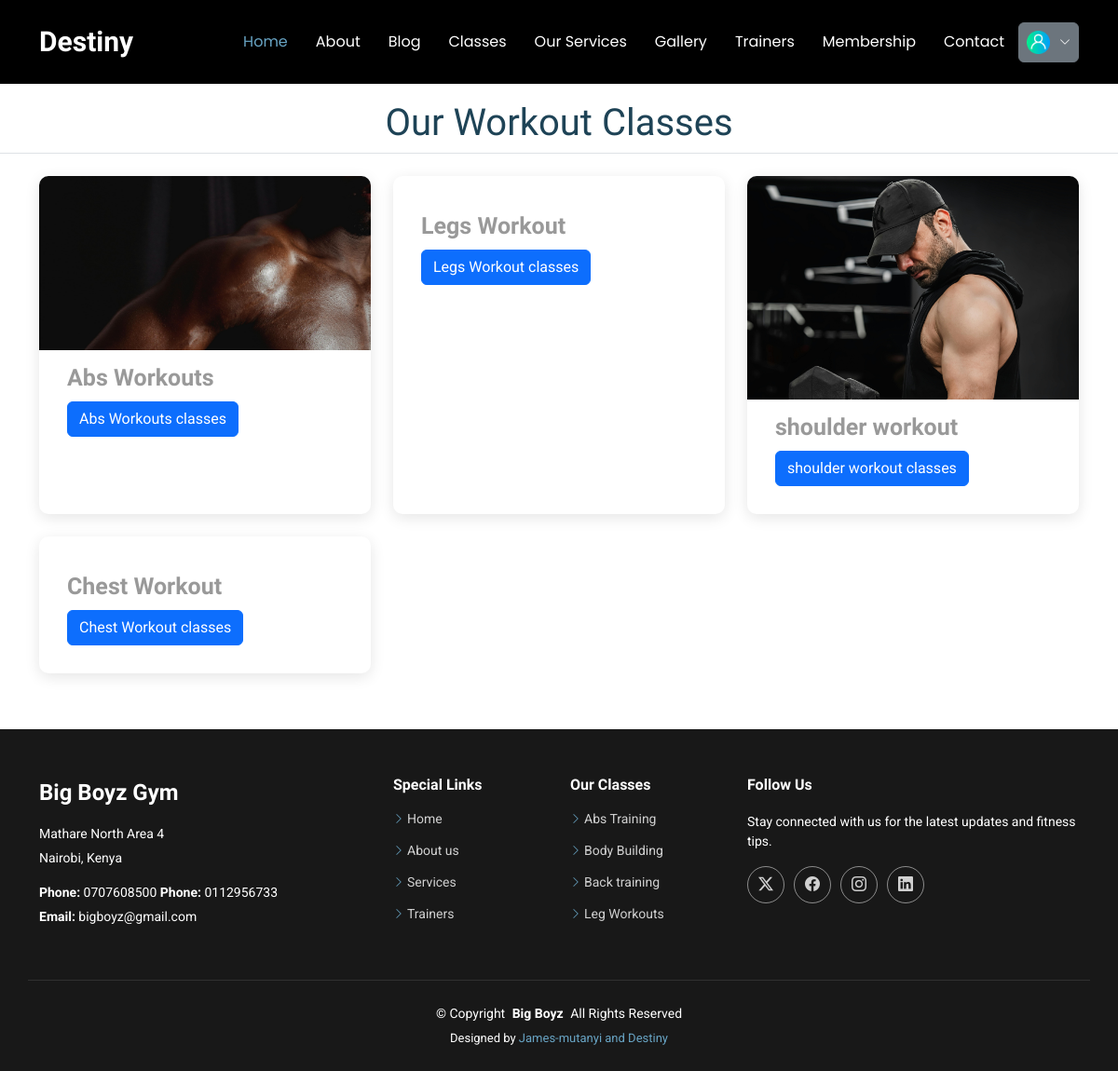
/workout, run on an earlier commit of the app's database.
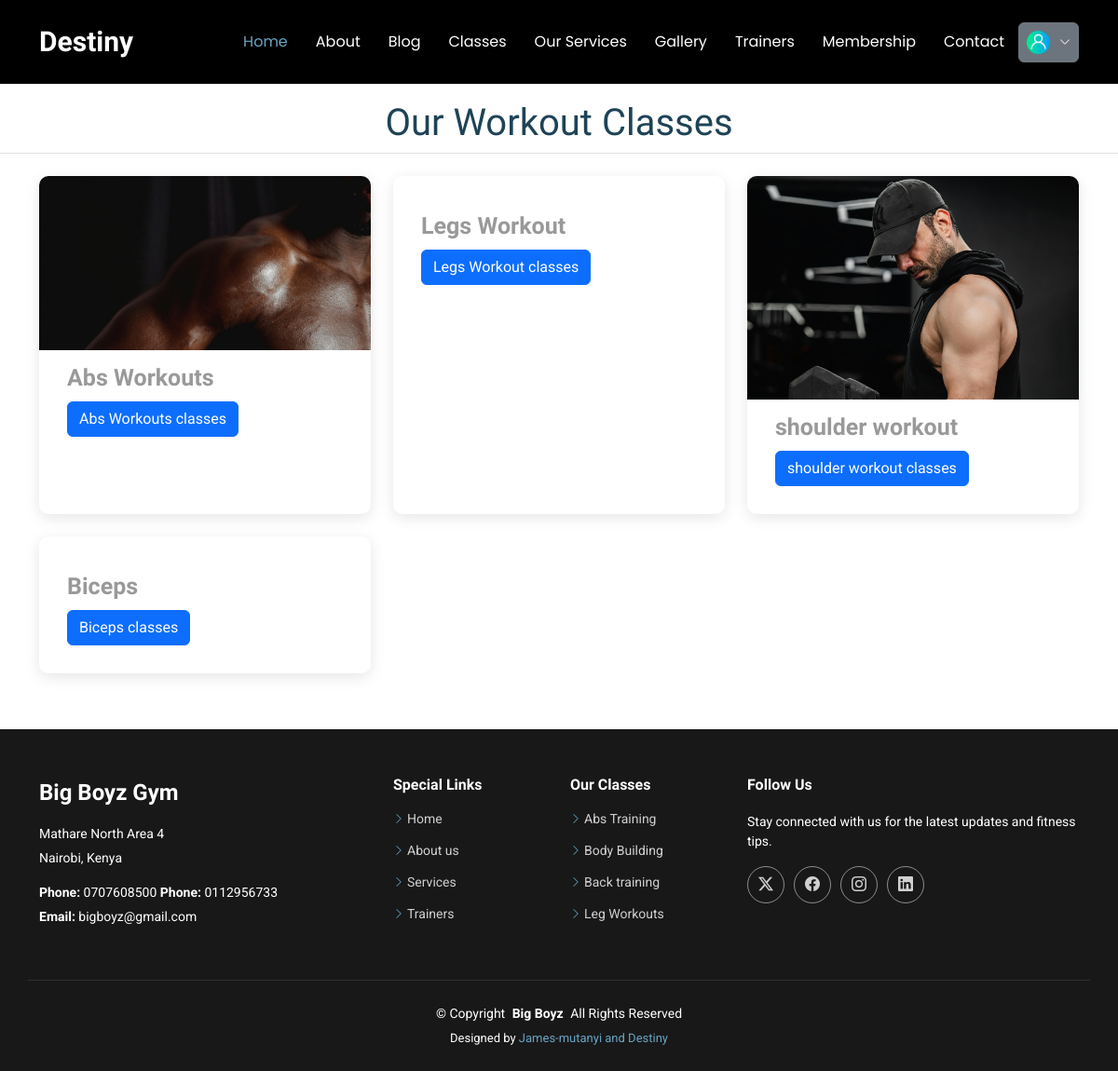
And on a later commit of the database.
### appone/models.py (models this page shows, shortened)
class Workout(models.Model):
    title=models.CharField(max_length=200)
    image= models.ImageField(upload_to="workout/")

### appone/views.py (the view)
# urls.py: path('workout',views.workout, name="workout"),
def workout(request):
    workout=Workout.objects.all()
    context ={"workout":workout}
    return render(request, "workout.html", context)

### templates/workout.html
{% extends "base.html" %} {% block title %} Workouts {% endblock title %}
{%block content %}
<section id="blog-posts" class="blog-posts section mt-4">
  <h1
    class="text-center mb-4 section-heading border-bottom pb-2 font-weight-bold"
  >
    Our Workout Classes
  </h1>
  <div class="container">
    <div class="row gy-4">
      {% for p in workout %}
      <div class="col-lg-4 col-md-6">
        <article>
          <div class="post-img">
            <img src="{{p.image.url}}" alt="" class="img-fluid" />
          </div>
          <h1 class="post-category">{{p.title}}</h1>
          <a href="{% url 'session' p.id %}" class="btn btn-primary"
            >{{p.title}} classes</a
          >
        </article>
      </div>
      {% endfor %}
    </div>
  </div>
</section>
{% endblock %}

What changed in the data, as far as the page shows it:
removed Workout: title "Chest Workout"
added Workout: title "Biceps"
